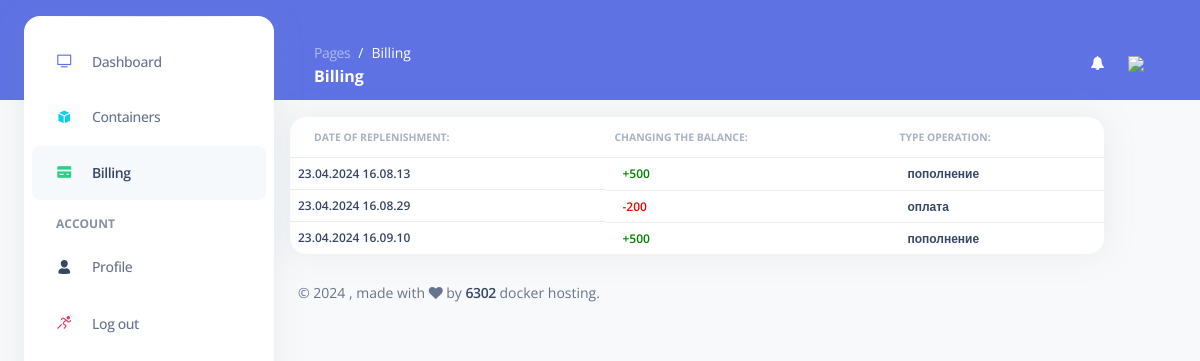
Page /cabinet/billing/ (signed in) on the earlier database version.
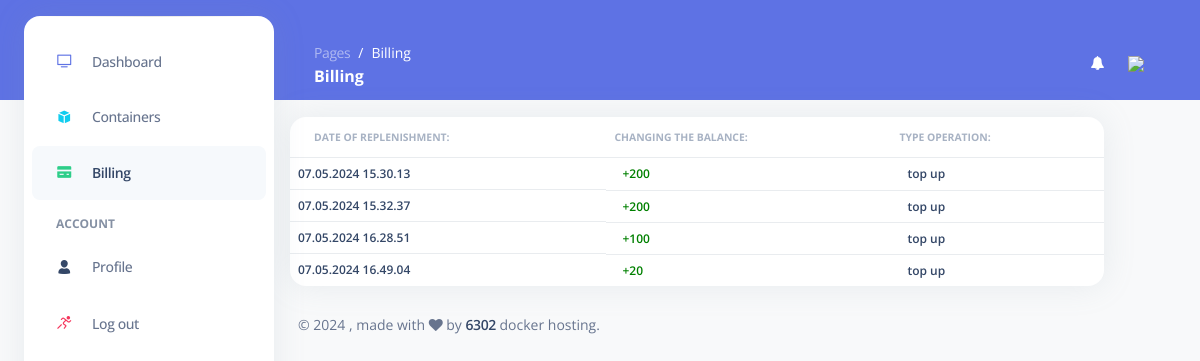
Same page on the later database version.
### cabinet/models.py (models this page shows, shortened)
class Billing(models.Model):
    user = models.ForeignKey(
        CustomUser,
        on_delete=models.CASCADE,
    )
    done_at = models.DateTimeField(null=False, blank=False)
    sum = models.IntegerField()
    type = models.CharField(max_length=20)
    class Meta:
        unique_together = ['user', 'done_at']
        ordering = ['user', 'done_at']

### cabinet/views.py (the view)
# urls.py: path('billing/', views.billing, name='cabinet_billing'),
@login_required(login_url='/login')
def billing(request):
    if request.method == "POST":
        sum = float(request.POST['sum'])
        user = request.user
        user.wallet += sum
        user.save(update_fields=['wallet'])
        current_datetime = datetime.now()
        bill = Billing.objects.create(done_at=current_datetime, user=user, sum=sum, type='top up')
        bill.save()
        return redirect(reverse('cabinet_billing'))
    else:
        user = request.user
        userWallet = user.wallet
        billingsBD = Billing.objects.filter(user=user).all()
        billings = list(billingsBD.values())  # Преобразование в список словарей
        return render(request, "cabinet/billing.html", {'billings': billings, 'userWallet': userWallet})

### cabinet/templates/cabinet/billing.html (shortened to what this page needs)
{% extends "cabinet/base.html" %}
{% block include_sidebar %}
    {% include "cabinet/includes/sidebar.html" with active_billing="active" %}
{% endblock %}
{% block include_navbar %}
    {% include "cabinet/includes/navbar.html" with title="Billing" %}
{% endblock %}
{% block content %}
    <div class="ct-example" style="position: relative;padding: 1rem 1rem 2rem 1rem;margin-bottom: -1.25rem;margin-right: 10vh;">
        <div class="card">
            <div class="table-responsive">
                <table class="table align-items-center mb-0">
                    <thead>
                    <tr>
                        <th class="text-uppercase text-secondary text-xxs font-weight-bolder opacity-7 ps2">Date of
                            replenishment:
                        </th>
                        <th class="text-uppercase text-secondary text-xxs font-weight-bolder opacity-7 ps-2">
                            Changing the balance:
                        </th>
                        <th class="text-uppercase text-secondary text-xxs font-weight-bolder opacity-7 ps-2">
                            Type operation:
                        </th>
                    </tr>
                    </thead>
                    {% for billing in billings %}
                        <tr>
                            <div class="d-flex flex-column justify-content-center">
                                <td class="d-flex px-2">
                                    <h6 class="text-xs font-weight-bold mb-0">{{ billing.done_at|date:"d.m.Y H.i.s" }}</h6>
                                </td>
                                <td>
                                    <div class="d-flex px-2">
                                        {% if billing.sum > 0 %}
                                            <h6 class="text-xs font-weight-bold mb-0"><font
                                                    color="green">+{{ billing.sum }}</font></h6>
                                        {% else %}
                                            <h6 class="text-xs font-weight-bold mb-0"><font
                                                    color="red">{{ billing.sum }}</font></h6>
                                        {% endif %}
                                    </div>
                                </td>
                                <td>
                                    <div class="d-flex px-2">
                                        <h6 class="text-xs font-weight-bold mb-0">{{ billing.type }}</h6>
                                    </div>
                                </td>
                            </div>
                        </tr>
                    {% endfor %}
                </table>
            </div>
        </div>
    </div>
{% endblock %}

### cabinet/templates/cabinet/base.html (shortened to what this page needs)
<!DOCTYPE html>
{% load static %}
<html lang="ru">
<head>
    <link href="https://use.fontawesome.com/releases/v5.0.6/css/all.css" rel="stylesheet">
    <link href="{% static "dashboard/css/nucleo-icons.css" %}" rel="stylesheet"/>
    <link href="{% static "dashboard/css/nucleo-svg.css" %}" rel="stylesheet"/>
    <link href="{% static "dashboard/css/nucleo-svg.css" %}" rel="stylesheet"/>
    <link href="{% static "index/vendor/font-awesome/css/font-awesome.css" %}" rel="stylesheet"/>
    <link type="text/css" href="{% static "dashboard/css/argon-dashboard.css" %}" rel="stylesheet">
</head>
<body class="g-sidenav-show   bg-gray-100">
<div class="min-height-100 bg-primary position-absolute w-100"></div>
{% block include_sidebar %}{% endblock %}
<main class="main-content position-relative border-radius-lg ">
    {% block include_navbar %}{% endblock %}
    <div id="content">
        {% block content %}
        {% endblock %}
    </div>
    {% block include_footer %}
        {% include "cabinet/includes/footer.html" %}
    {% endblock %}
</main>
</body>
</html>

### cabinet/templates/cabinet/includes/sidebar.html (shortened to what this page needs)
<aside class="sidenav bg-white navbar navbar-vertical navbar-expand-xs border-0 border-radius-xl my-3 fixed-start ms-4 "
       id="sidenav-main">
    <hr class="horizontal dark mt-0">
    <div class="collapse navbar-collapse  w-auto " id="sidenav-collapse-main">
        <ul class="navbar-nav">
            <li class="nav-item">
                <a class="nav-link {{ active_dashboard }}" href="{% url 'cabinet_index' %}">
                    <div class="icon icon-shape icon-sm border-radius-md text-center me-2 d-flex align-items-center justify-content-center">
                        <i class="ni ni-tv-2 text-primary text-sm opacity-10"></i>
                    </div>
                    <span class="nav-link-text ms-1">Dashboard</span>
                </a>
            </li>
            <li class="nav-item">
                <a class="nav-link {{ active_containers }}" href={% url "cabinet_containers" %}>
                    <div class="icon icon-shape icon-sm border-radius-md text-center me-2 d-flex align-items-center justify-content-center">
                        <i class="ni ni-app text-info text-sm opacity-10"></i>
                    </div>
                    <span class="nav-link-text ms-1">Containers</span>
            </li>
            <li class="nav-item">
                <a class="nav-link {{ active_billing }}" href={% url 'cabinet_billing' %}>
                    <div class="icon icon-shape icon-sm border-radius-md text-center me-2 d-flex align-items-center justify-content-center">
                        <i class="ni ni-credit-card text-success text-sm opacity-10"></i>
                    </div>
                    <span class="nav-link-text ms-1">Billing</span>
            </li>
            <li class="nav-item mt-3">
                <h6 class="ps-4 ms-2 text-uppercase text-xs font-weight-bolder opacity-6">Account</h6>
            </li>
            <li class="nav-item">
                <a class="nav-link {{ active_profile }}" href={% url 'cabinet_profile' %}>
                    <div class="icon icon-shape icon-sm border-radius-md text-center me-2 d-flex align-items-center justify-content-center">
                        <i class="ni ni-single-02 text-dark text-sm opacity-10"></i>
                    </div>
                    <span class="nav-link-text ms-1">Profile</span>
            </li>
            <li class="nav-item">
                <form method="post" action="{% url 'logout' %}">
                    <button type="submit" class="nav-link btn btn-link">
                        <div class="icon icon-shape icon-sm border-radius-md text-center me-2 d-flex align-items-center justify-content-center">
                            <i class="ni ni-user-run text-danger text-sm opacity-10"></i>
                        </div>
                        <span class="nav-link-text ms-1">Log out</span>
                    </button>
                </form>
            </li>
        </ul>
    </div>
</aside>

### cabinet/templates/cabinet/includes/navbar.html (shortened to what this page needs)
<nav class="navbar navbar-main navbar-expand-lg px-0 mx-4 shadow-none border-radius-xl " id="navbarBlur"
     data-scroll="false">
    <div class="container-fluid py-1 px-3">
        <nav aria-label="breadcrumb">
            <ol class="breadcrumb bg-transparent mb-0 pb-0 pt-1 px-0 me-sm-6 me-5">
                <li class="breadcrumb-item text-sm"><a class="opacity-5 text-white" href="javascript:;">Pages</a>
                </li>
                <li class="breadcrumb-item text-sm text-white active" aria-current="page">{{ title }}</li>
            </ol>
            <h6 class="font-weight-bolder text-white mb-0">{{ title }}</h6>
        </nav>
        <ul class="navbar-nav  justify-content-end">
            <li class="nav-item dropdown pe-2 d-flex align-items-center">
                <a href="javascript:;" class="nav-link text-white p-0 show" id="dropdownMenuButton"
                   data-bs-toggle="dropdown" aria-expanded="true">
                    <i class="fa fa-bell cursor-pointer" aria-hidden="true"></i>
                </a>
            </li>
            <li class="nav-item px-3 dropdown">
                <a href="javascript:" class="nav-link text-white p-0" data-bs-toggle="dropdown"
                   aria-expanded="false" href="../../../index.html">
                    <img src={{ cabinet.logo }}/>
                </a>
            </li>
        </ul>
    </div>
</nav>

### cabinet/templates/cabinet/includes/footer.html (shortened to what this page needs)
<footer class="footer pt-3  ">
    <div class="container-fluid">
        <div class="row align-items-center justify-content-lg-between">
            <div class="col-lg-6 mb-lg-0 mb-4">
                <div class="copyright text-center text-sm text-muted text-lg-start">
                    ©
                    ,
                    made with <i class="fa fa-heart"></i> by
                    <a href="https://github.com/algorithm-ssau/docker_hosting" class="font-weight-bold" target="_blank">6302</a>
                    docker hosting.
                </div>
            </div>
        </div>
    </div>
</footer>

### docker_hosting/static/dashboard/css/nucleo-svg.css (style rules this page uses)
.icon { display: inline-block; color: #111111; height: 1em; width: 1em; }
.icon-sm { height: 0.8em; width: 0.8em; }
.icon { fill: currentColor; stroke: none; }

Differences in the rows shown:
removed Billing: done_at "23.04.2024 16.08.13", sum "500", type "пополнение"
removed Billing: done_at "23.04.2024 16.08.29", sum "-200", type "оплата"
removed Billing: done_at "23.04.2024 16.09.10", sum "500", type "пополнение"
added Billing: done_at "07.05.2024 15.30.13", sum "200", type "top up"
added Billing: done_at "07.05.2024 15.32.37", sum "200", type "top up"
now on this page (row edited): Billing: done_at "07.05.2024 16.28.51", sum "100", type "top up"
added Billing: done_at "07.05.2024 16.49.04", sum "20", type "top up"
